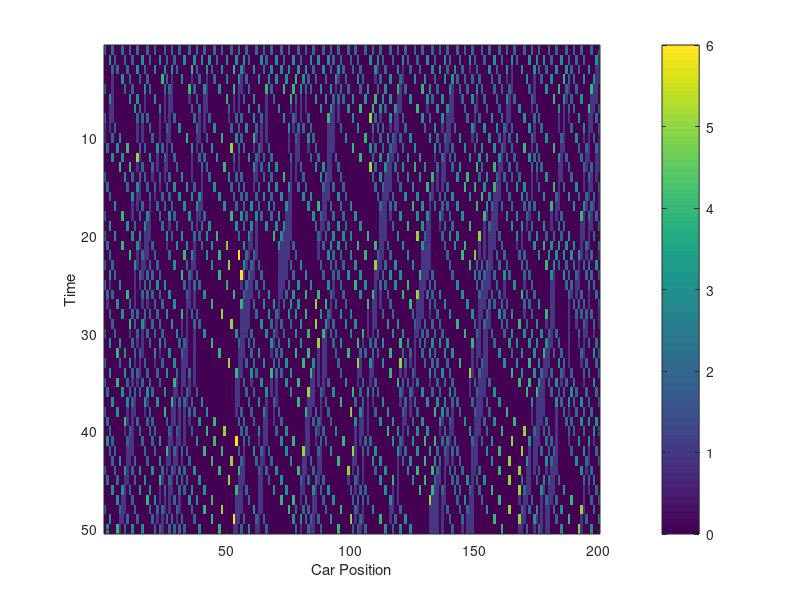

Write the MATLAB code that produced this figure.
clear all

time=50;
LaneLength=200;
N=0.3*LaneLength; 
pos=ones(1,N);
dens=N./LaneLength;
Lane=zeros(time,LaneLength);  
pos=round(linspace(1,(1.*LaneLength),N));
vel=ones(1,length(pos)); 
vmax(1:N)=5;
Lane(1,pos)=vel + 1; 
p=0.5;

pspeed=0;
a=(rand(1,N)-0.5);
direction = a./abs(a);
vmax=vmax+(floor(rand(1,N)-pspeed)).*direction;

tic
for t=2:time    
    %Checking for cars before accelerating, decelerating if not
    for n=1:length(pos)
        x=1;
        y=1;
        while x <= vel(n)+1;
            temp=pos(n)+x;
            wrap = 1 + mod(temp-1,LaneLength);
            if Lane((t-1),wrap)
                vel(n)=x-1;
                x=vel(n)+2;
            else
                x=x+1;
                y=y+1;
            end
        end
        if x==y;
            vel(n)=vel(n)+1;
        end
    end
    %
    
    %slowdown
    vel=vel + (floor(rand(1,N)-p));
    vel(vel<0) = 0;
    %
    
    %speed check
    veltemp=vel-vmax;
    veltemp(veltemp>0)=0;
    vel=vmax+veltemp;
    %
    
    %advance statement
    Lane(t,pos) = 0;
    temp=pos + vel;
    wrap =1+mod(temp-1,LaneLength);
    Lane(t,wrap)=vel+1;
    pos=wrap;
    %
end

toc


flowi=zeros(400,500);
for x=100:time
    for y=1:LaneLength
    if Lane(x,y) ~= 0
    flowi(x,y)=Lane(x,y)-1;
    end
    end
end
flow=sum(flowi(:))./(time-100);

imagesc(Lane)
colorbar
grid on

ylabel('Time')
xlabel('Car Position')